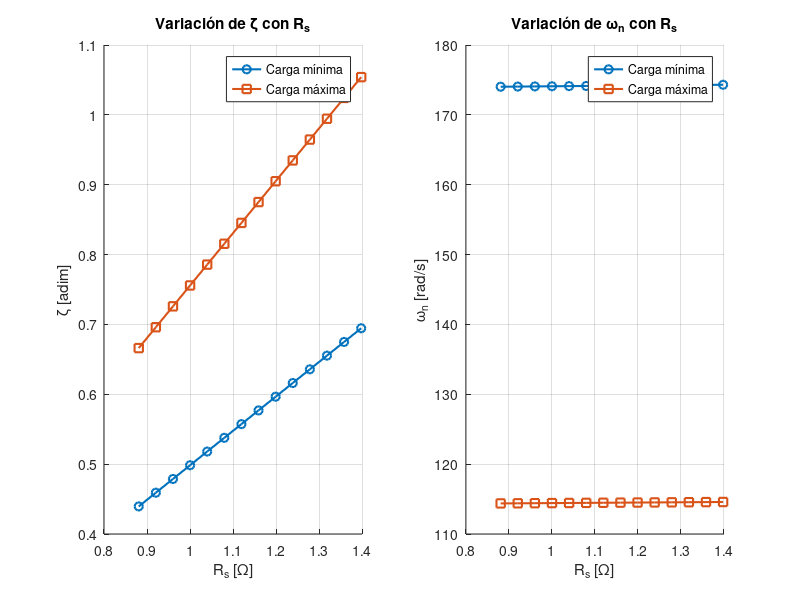

MATLAB code to generate this figure:
clear; clc; close all;
P_p = 3; lambda_m_prima = 0.016; L_q = 5.8e-3; 
alpha_Cu = 3.9e-3; Rs_ref = 1.02; T_ref = 20;

J_eq_min = 1.9785e-5;  b_eq_min = 2.1944e-5;
J_eq_max = 4.5826e-5;  b_eq_max = 2.4028e-5;

temp_vec = -15:10:115;
Rs_vec = Rs_ref * (1 + alpha_Cu * (temp_vec - T_ref));

zeta_min = zeros(size(Rs_vec)); wn_min = zeros(size(Rs_vec));
zeta_max = zeros(size(Rs_vec)); wn_max = zeros(size(Rs_vec));

for i = 1:length(Rs_vec)
    Rs = Rs_vec(i);
    % Caso Carga Mínima
    wn_min(i) = sqrt((Rs*b_eq_min + 1.5*(P_p*lambda_m_prima)^2)/(J_eq_min*L_q));
    zeta_min(i) = (L_q*b_eq_min + Rs*J_eq_min) / (2*J_eq_min*L_q*wn_min(i));
    % Caso Carga Máxima
    wn_max(i) = sqrt((Rs*b_eq_max + 1.5*(P_p*lambda_m_prima)^2)/(J_eq_max*L_q));
    zeta_max(i) = (L_q*b_eq_max + Rs*J_eq_max) / (2*J_eq_max*L_q*wn_max(i));
end

% Graficación
figure('Color', [1 1 1]);
subplot(1,2,1); hold on; grid on;
plot(Rs_vec, zeta_min, 'o-', 'LineWidth', 1.5);
plot(Rs_vec, zeta_max, 's-', 'LineWidth', 1.5);
xlabel('R_s [\Omega]'); ylabel('\zeta [adim]');
legend('Carga mínima', 'Carga máxima');
title('Variación de \zeta con R_s');

subplot(1,2,2); hold on; grid on;
plot(Rs_vec, wn_min, 'o-', 'LineWidth', 1.5);
plot(Rs_vec, wn_max, 's-', 'LineWidth', 1.5);
xlabel('R_s [\Omega]'); ylabel('\omega_n [rad/s]');
legend('Carga mínima', 'Carga máxima');
title('Variación de \omega_n con R_s');
